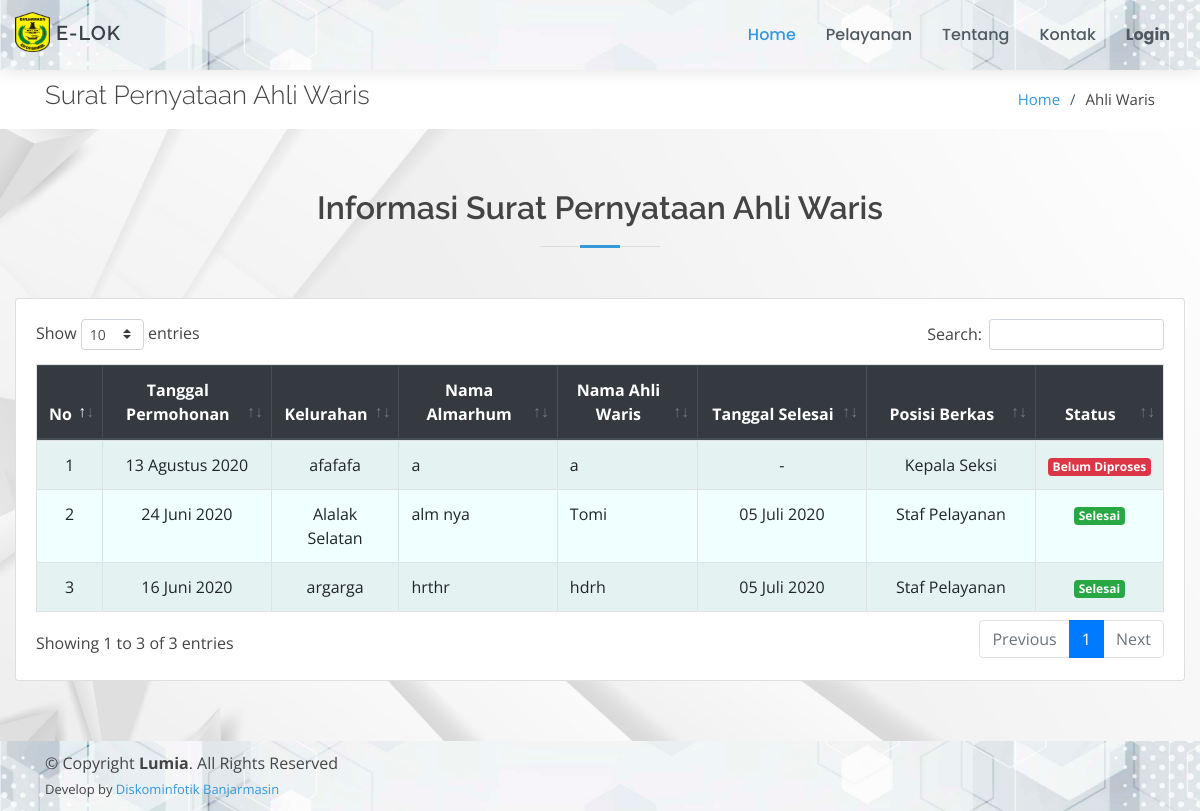
/page/ahli-waris/index.php, run on the app's committed database.
### tables this page shows
CREATE TABLE `ahli_waris` (
  `id_ahli_waris` int(11) NOT NULL,
  `tgl_permohonan` date NOT NULL,
  `kelurahan` varchar(50) NOT NULL,
  `nama_almarhum` varchar(50) NOT NULL,
  `nama_ahli_waris` varchar(50) NOT NULL,
  `alamat` text NOT NULL,
  `tgl_meninggal` date NOT NULL,
  `keterangan` text,
  `tgl_selesai` date DEFAULT NULL,
  `id_posisi` int(11) DEFAULT NULL,
  `status` varchar(50) NOT NULL
);

CREATE TABLE `posisi_berkas` (
  `id_posisi` int(11) NOT NULL,
  `posisi` text NOT NULL
);

### config/config.php (called while the page is built, shortened)
<?php
function base_url($url = null)
{
	$base_url = "http://localhost/layanan-kecamatan";
	if ($url != null) {
		return $base_url . "/" . $url;
	} else {
		return $base_url;
	}
}
$no = 1;

### config/bulan.php (called while the page is built, shortened)
<?php
$bln = array(
    '01' => 'Januari',
    '02' => 'Februari',
    '03' => 'Maret',
    '04' => 'April',
    '05' => 'Mei',
    '06' => 'Juni',
    '07' => 'Juli',
    '08' => 'Agustus',
    '09' => 'September',
    '10' => 'Oktober',
    '11' => 'November',
    '12' => 'Desember'
);
function tgl_indo($tanggal)
{
    $bulan = array(
        1 =>   'Januari',
        'Februari',
        'Maret',
        'April',
        'Mei',
        'Juni',
        'Juli',
        'Agustus',
        'September',
        'Oktober',
        'November',
        'Desember'
    );
    $pecahkan = explode('-', $tanggal);
    return $pecahkan[2] . ' ' . $bulan[(int) $pecahkan[1]] . ' ' . $pecahkan[0];
}

### page/ahli-waris/index.php (the view, shortened to what this page needs)
<!DOCTYPE html>
<html lang="en">
<?php
include_once "../../config/config.php";
include_once "../../config/bulan.php";
include_once "../../template/ui/head.php";
?>
<body>
    <?php include_once "../../template/ui/header.php"; ?>
    <main id="main">
        <section id="breadcrumbs" class="breadcrumbs">
            <div class="container">
                <div class="d-flex justify-content-between align-items-center">
                    <h2>Surat Pernyataan Ahli Waris</h2>
                    <ol>
                        <li><a href="<?= base_url(); ?>">Home</a></li>
                        <li>Ahli Waris</li>
                    </ol>
                </div>
            </div>
        </section>
        <section id="services" class="services graform">
            <div class="container-fluid">
                <div class="section-title">
                    <h2>Informasi Surat Pernyataan Ahli Waris</h2>
                </div>
                <div class="row">
                    <div class="col-md-12">
                        <div class="card">
                            <div class="card-body">
                                <div class="table-responsive">
                                    <table class="table table-bordered table-striped" id="example1">
                                        <thead class="thead-dark">
                                            <tr align="center">
                                                <th>No</th>
                                                <th>Tanggal Permohonan</th>
                                                <th>Kelurahan</th>
                                                <th>Nama Almarhum</th>
                                                <th>Nama Ahli Waris</th>
                                                <th>Tanggal Selesai</th>
                                                <th>Posisi Berkas</th>
                                                <th>Status</th>
                                            </tr>
                                        </thead>
                                        <a href="#">
                                            <tbody style="background-color: azure">
                                                <?php
                                                $data = $koneksi->query("SELECT * FROM ahli_waris ORDER BY id_ahli_waris DESC");
                                                foreach ($data as $row) {
                                                    $po = $koneksi->query("SELECT * FROM posisi_berkas WHERE id_posisi = '$row[id_posisi]'")->fetch_array();
                                                ?>
                                                    <tr align="center">
                                                        <td width="5%"><?= $no++; ?></td>
                                                        <td width="15%">
                                                            <?=
                                                                tgl_indo($row['tgl_permohonan']);
                                                            ?>
                                                        </td>
                                                        <td><?= $row['kelurahan'] ?></td>
                                                        <td align="left"><?= $row['nama_almarhum'] ?></td>
                                                        <td align="left"><?= $row['nama_ahli_waris'] ?></td>
                                                        <td width="15%">
                                                            <?php
                                                            if ($row['tgl_selesai']) {
                                                                echo
                                                                    date('d', strtotime($row['tgl_selesai'])) . " " .
                                                                        $bln[date('m', strtotime($row['tgl_selesai']))] . " " .
                                                                        date('Y', strtotime($row['tgl_selesai']));
                                                            } else {
                                                                echo "-";
                                                            }
                                                            ?>
                                                        </td>
                                                        <td width="15%"><?= $po['posisi'] ?></td>
                                                        <td width="10%">
                                                            <?php
                                                            if ($row['status'] == "Belum Diproses") {
                                                                echo "<span class='badge badge-danger'>" . $row['status'] . "</span>";
                                                            } elseif ($row['status'] == "Dalam Proses") {
                                                                echo "<span class='badge badge-warning'>" . $row['status'] . "</span>";
                                                            } else {
                                                                echo "<span class='badge badge-success'>" . $row['status'] . "</span>";
                                                            }
                                                            ?>
                                                        </td>
                                                    </tr>
                                                <?php } ?>
                                            </tbody>
                                        </a>
                                    </table>
                                </div>
                            </div>
                        </div>
                    </div>
                </div>
            </div>
        </section>
    </main>
    <?php include_once "../../template/ui/footer.php"; ?>
</body>
</html>

### assets/ui/assets/css/style.css (style rules this page uses)
body { font-family: "Open Sans", sans-serif; color: #444444; }
a { color: #3498db; }
h1, h2, h3, h4, h5, h6 { font-family: "Raleway", sans-serif; }
section { padding: 60px 0; }
.section-title { text-align: center; padding-bottom: 30px; }
.section-title h2 { font-size: 32px; font-weight: 600; margin-bottom: 20px; padding-bottom: 20px; position: relative; }
.section-title h2::before { content: ''; position: absolute; display: block; width: 120px; height: 1px; background: #ddd; bottom: 1px; left: calc(50% - 60px); }
.section-title h2::after { content: ''; position: absolute; display: block; width: 40px; height: 3px; background: #3498db; bottom: 0; left: calc(50% - 20px); }
.breadcrumbs { padding: 10px 0; margin-top: 70px; background-color: #fff; }
.breadcrumbs h2 { font-size: 26px; font-weight: 300; }
.breadcrumbs ol { display: flex; flex-wrap: wrap; list-style: none; padding: 0; margin: 0; font-size: 15px; }
.breadcrumbs ol li+li { padding-left: 10px; }
.breadcrumbs ol li+li::before { display: inline-block; padding-right: 10px; color: #4f5a62; content: "/"; }
.graform { background: url('../../../bg-cover/putih2.jpg') center center no-repeat; background-size: cover; position: relative; }

### data on the page
ahli_waris: tgl_permohonan "13 Agustus 2020", kelurahan "afafafa", nama_almarhum "a", nama_ahli_waris "a", id_posisi.posisi "Kepala Seksi", status "Belum Diproses"
ahli_waris: tgl_permohonan "24 Juni 2020", kelurahan "Alalak Selatan", nama_almarhum "alm nya", nama_ahli_waris "Tomi", tgl_selesai "05", tgl_selesai "Juli", tgl_selesai "2020", id_posisi.posisi "Staf Pelayanan", status "Selesai"
ahli_waris: tgl_permohonan "16 Juni 2020", kelurahan "argarga", nama_almarhum "hrthr", nama_ahli_waris "hdrh", tgl_selesai "05", tgl_selesai "Juli", tgl_selesai "2020", id_posisi.posisi "Staf Pelayanan", status "Selesai"
